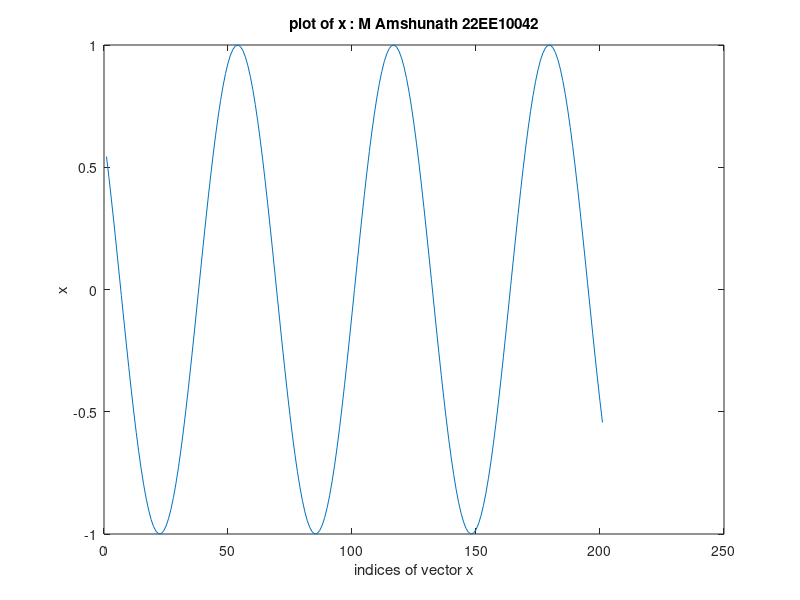
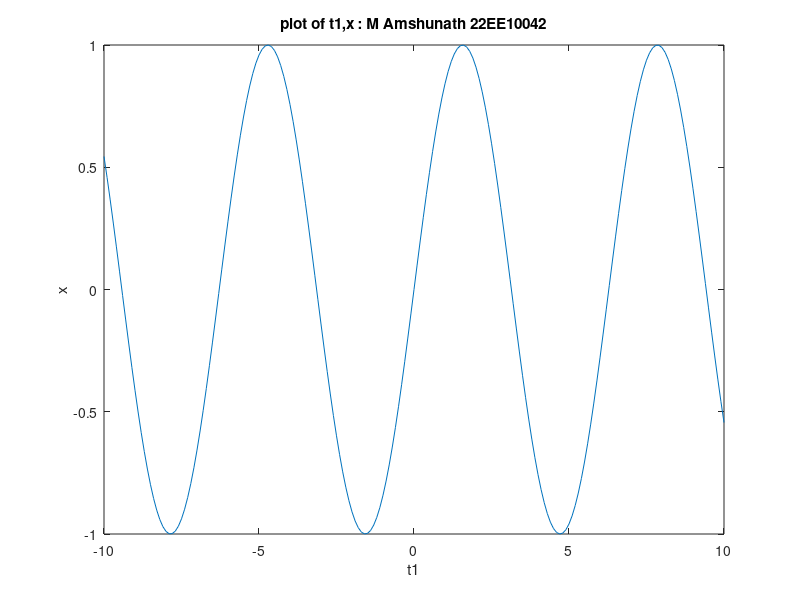

Write the MATLAB code that produced these figures, in order.
t1=-10:0.1:10;
x=sin(t1);
figure;
plot(x);
title('plot of x : M Amshunath 22EE10042');
xlabel('indices of vector x');
ylabel('x');
figure;
plot(t1,x);
title('plot of t1,x : M Amshunath 22EE10042')
xlabel('t1');
ylabel('x');
% at first glace both the figures show similar graphs but the x-axis of the
% figure are different 
% in the first figure the x-axis is by default the index of the vector x
% we can see the indices from 0 to 200
% in the second figure the x-axis represents the vector t1 as we can see in
% the labels from -10 to 10